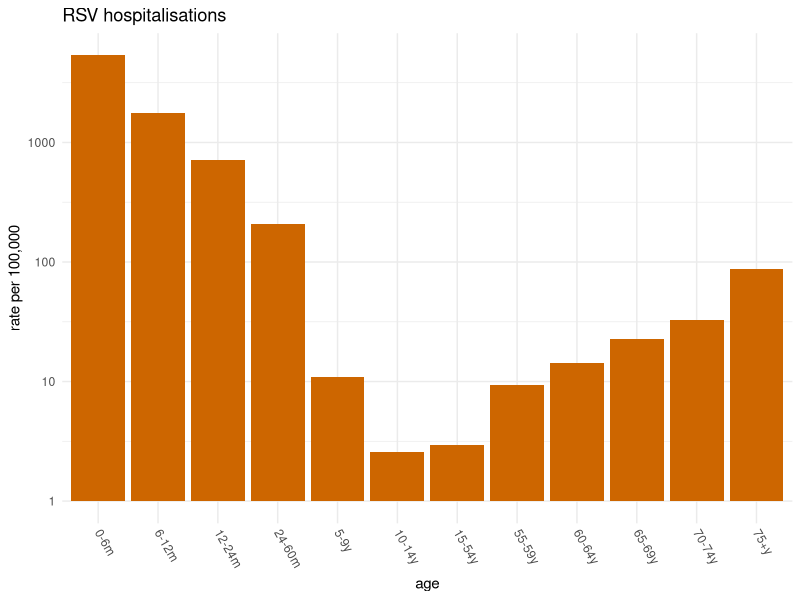

Write R code to recreate this figure.
library(tidyverse)
df <- read_csv("data/hosp_rates2.csv") %>%
  mutate(age = factor(age, levels = c("0-6m", "6-12m", "12-24m", "24-60m", "5-9y","10-14y", "15-54y","55-59y","60-64y","65-69y","70-74y","75+y")
  ))

df <- df[1:12,]

ggplot(data = df, aes(x = age, y = rate)) +
  geom_bar(stat = "identity", fill = "darkorange3") +
  theme_minimal() +
  labs(x = "age", y = "rate per 100,000", title = "RSV hospitalisations") +
  scale_y_log10() +
  theme(axis.text.x = element_text(angle = 300, vjust = 0.5, hjust = 0))
